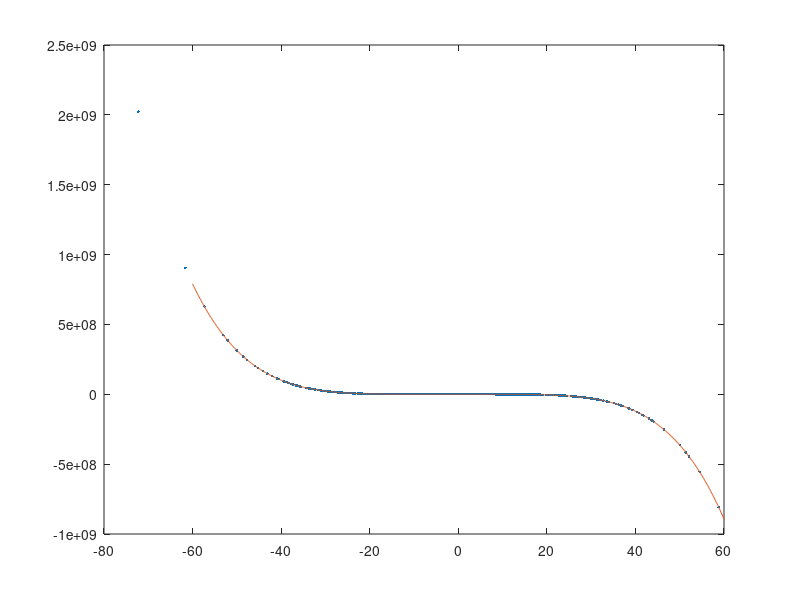

Source code (MATLAB):
clear;
clc;

n=1e3;
q=5;
w=(rand(1,q+1)-.5)*10;
x=randn(1,n)*20;
t=.5;
y=sum(x'.^(0:q).*w,2)'+randn(1,n)*t;

plot(x,y,'.');

m=6;
G=zeros(m+1);
ro=zeros(m+1,1);

for i=1:m+1
    for j=1:m+1
        G(i,j)=sum(x.^(i-2+j));
    end
end

for j=1:m+1
    ro(j)=sum(y.*(x.^(j-1)));
end

a=G^-1*ro;

xx=-60:.1:60;
yy=sum(xx'.^(0:m).*a',2)';

plot(x,y,'.',xx,yy);

ey=sum(x'.^(0:m).*a',2)';
err=sum((y-ey).^2)/n

